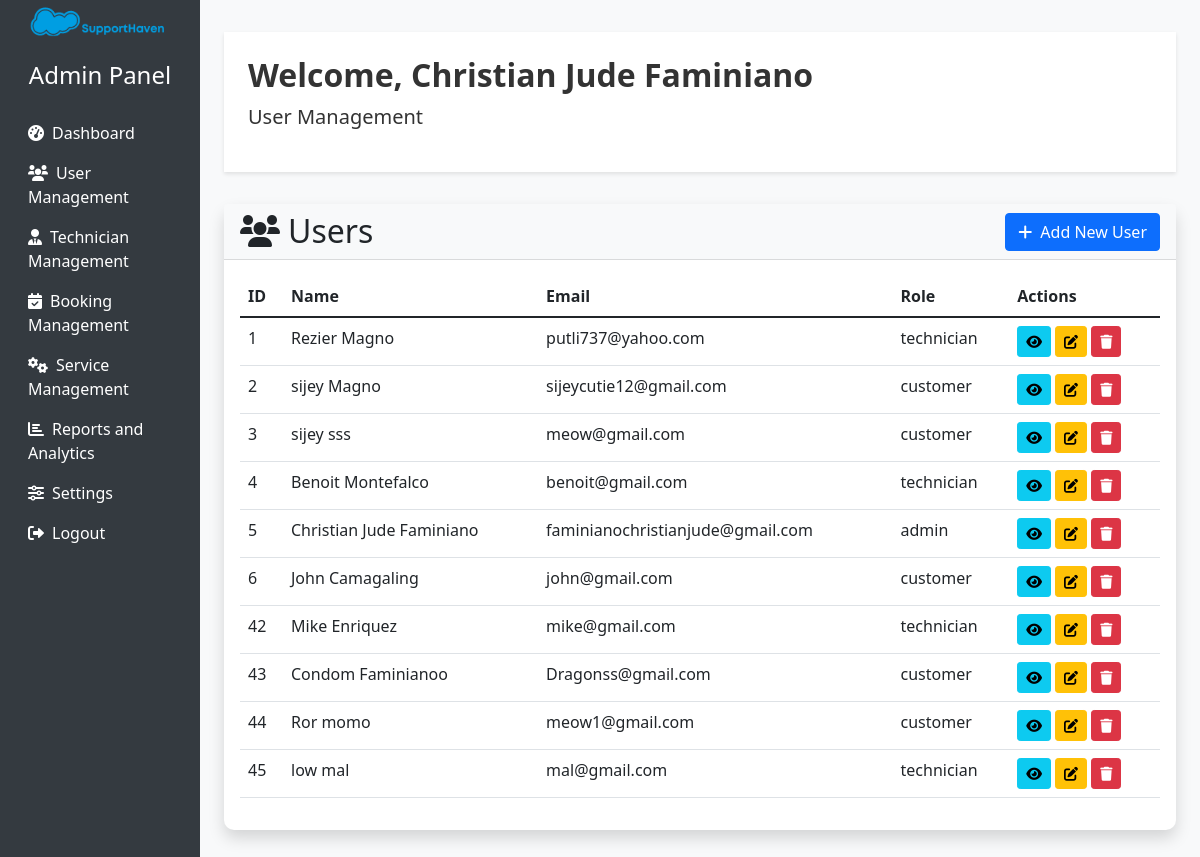
/admin/users.php (signed in), run on the app's committed database.
### tables this page shows
CREATE TABLE `users` (
  `id` int(11) NOT NULL,
  `firstname` varchar(50) NOT NULL,
  `lastname` varchar(50) NOT NULL,
  `email` varchar(100) NOT NULL,
  `password` varchar(255) NOT NULL,
  `created_at` timestamp NOT NULL DEFAULT current_timestamp(),
  `user_role_id` int(11) NOT NULL,
  `auth_provider` enum('local','google','facebook') DEFAULT 'local',
  `oauth_id` varchar(255) DEFAULT NULL,
  `avatar` VARCHAR(255) DEFAULT NULL
);

CREATE TABLE `user_roles` (
  `id` int(11) NOT NULL,
  `role_name` varchar(50) NOT NULL
);

### admin/users.php (the view, shortened to what this page needs)
<?php
$database = new Connection();
$db = $database->getConnection();
$action = $_GET['action'] ?? 'list';
switch ($action) {
    default:
        $search = isset($_GET['search']) ? $_GET['search'] : '';
        $page = isset($_GET['page']) ? (int)$_GET['page'] : 1;
        $perPage = 10;
        $query = "SELECT u.id, u.firstName, u.lastName, u.email, u.user_role_id, ur.role_name
                  FROM users u
                  LEFT JOIN user_roles ur ON u.user_role_id = ur.id
                  WHERE u.firstName LIKE :search OR u.lastName LIKE :search OR u.email LIKE :search";
        $offset = ($page - 1) * $perPage;
        $query .= " LIMIT :offset, :perPage";
        $stmt = $db->prepare($query);
        $stmt->bindValue(':search', "%$search%", PDO::PARAM_STR);
        $stmt->bindValue(':offset', $offset, PDO::PARAM_INT);
        $stmt->bindValue(':perPage', $perPage, PDO::PARAM_INT);
        $stmt->execute();
        $users = $stmt->fetchAll(PDO::FETCH_ASSOC);
        break;
}
$adminName = '';
if (isset($_SESSION['user_id'])) {
    $query = "SELECT firstName, lastName FROM users WHERE id = :user_id";
    $stmt = $db->prepare($query);
    $stmt->bindParam(':user_id', $_SESSION['user_id']);
    $stmt->execute();
    $result = $stmt->fetch(PDO::FETCH_ASSOC);
    if ($result) {
        $adminName = htmlspecialchars($result['firstName'] . ' ' . $result['lastName']);
    }
}
?>
<!DOCTYPE html>
<html lang="en">
<head>
    <link href="https://cdn.jsdelivr.net/npm/bootstrap@5.1.3/dist/css/bootstrap.min.css" rel="stylesheet">
    <link href="https://cdnjs.cloudflare.com/ajax/libs/font-awesome/6.0.0-beta3/css/all.min.css" rel="stylesheet">
</head>
<body>
    <div class="container-fluid">
        <div class="row">
            <nav class="col-md-3 col-lg-2 d-md-block sidebar">
                <div class="position-sticky">
                    <div class="text-center mb-4">
                        <img src="../images/logo.png" alt="SupportHaven Logo" class="admin-logo mb-3">
                        <h4>Admin Panel</h4>
                    </div>
                    <ul class="nav flex-column">
                        <li class="nav-item">
                            <a class="nav-link" href="admin.php"><i class="fas fa-tachometer-alt me-2"></i>Dashboard</a>
                        </li>
                        <li class="nav-item">
                            <a class="nav-link active" href="users.php"><i class="fas fa-users me-2"></i>User Management</a>
                        </li>
                        <li class="nav-item">
                            <a class="nav-link" href="technician-management.php"><i class="fas fa-user-tie me-2"></i>Technician Management</a>
                        </li>
                        <li class="nav-item">
                            <a class="nav-link" href="booking-management.php"><i class="fas fa-calendar-check me-2"></i>Booking Management</a>
                        </li>
                        <li class="nav-item">
                            <a class="nav-link" href="service-management.php"><i class="fas fa-cogs me-2"></i>Service Management</a>
                        </li>
                        <li class="nav-item">
                            <a class="nav-link" href="analytics.php"><i class="fas fa-chart-bar me-2"></i>Reports and Analytics</a>
                        </li>
                        <li class="nav-item">
                            <a class="nav-link" href="settings.php"><i class="fas fa-sliders-h me-2"></i>Settings</a>
                        </li>
                        <li class="nav-item">
                            <a class="nav-link" href="../logout.php"><i class="fas fa-sign-out-alt me-2"></i>Logout</a>
                        </li>
                    </ul>
                </div>
            </nav>
            <main role="main" class="col-md-9 ml-sm-auto col-lg-10 px-md-4 main-content">
                <div class="admin-header p-4">
                    <h2 class="display-9 fw-bold">Welcome, <?php echo $adminName ? $adminName : 'Admin'; ?></h2>
                    <p class="lead">User Management</p>
                </div>
                <?php if ($action === 'list'): ?>
                    <div class="card mb-4">
                        <div class="card-header bg-light d-flex justify-content-between align-items-center">
                            <h2 class="mb-0"><i class="fas fa-users me-2"></i>Users</h2>
                            <a href="?action=add" class="btn btn-primary"><i class="fas fa-plus me-2"></i>Add New User</a>
                        </div>
                        <div class="card-body">
                            <div class="table-responsive">
                                <table class="table table-hover">
                                    <thead>
                                        <tr>
                                            <th>ID</th>
                                            <th>Name</th>
                                            <th>Email</th>
                                            <th>Role</th>
                                            <th>Actions</th>
                                        </tr>
                                    </thead>
                                    <tbody>
                                        <?php foreach ($users as $user): ?>
                                        <tr>
                                            <td><?php echo htmlspecialchars($user['id']); ?></td>
                                            <td><?php echo htmlspecialchars($user['firstName']) . ' ' . htmlspecialchars($user['lastName']); ?></td>
                                            <td><?php echo htmlspecialchars($user['email']); ?></td>
                                            <td><?php echo htmlspecialchars($user['role_name']); ?></td>
                                            <td>
                                                <a href="?action=view&id=<?php echo $user['id']; ?>" class="btn btn-sm btn-info"><i class="fas fa-eye"></i></a>
                                                <a href="?action=edit&id=<?php echo $user['id']; ?>" class="btn btn-sm btn-warning"><i class="fas fa-edit"></i></a>
                                                <a href="?action=delete&id=<?php echo $user['id']; ?>" class="btn btn-sm btn-danger" onclick="return confirm('Are you sure you want to delete this user?');"><i class="fas fa-trash"></i></a>
                                            </td>
                                        </tr>
                                        <?php endforeach; ?>
                                    </tbody>
                                </table>
                            </div>
                        </div>
                    </div>
                <?php endif; ?>
            </main>
        </div>
    </div>
</body>
</html>

### admin/users.php (style rules this page uses)
body { font-family: 'Segoe UI', Tahoma, Geneva, Verdana, sans-serif; background-color: #f8f9fa; }
.sidebar { background-color: #343a40; min-height: 100vh; color: #fff; }
.sidebar .nav-link { color: #fff; transition: all 0.3s; }
.main-content { padding: 2rem; }
.card { border: none; border-radius: 10px; box-shadow: 0 0.5rem 1rem rgba(0, 0, 0, 0.15); transition: all 0.3s; }
.table { background-color: #fff; border-radius: 10px; }
.admin-header { background-color: #ffffff; color: #333; padding: 1rem 0; margin-bottom: 2rem; box-shadow: 0 2px 4px rgba(0,0,0,0.1); }
.admin-logo { max-width: 150px; height: auto; }

### data on the page
users: adminName "Christian Jude Faminiano", id "5", firstname "Christian Jude", lastname "Faminiano", email "faminianochristianjude@gmail.com", user_role.role_name "admin"
users: id "1", firstname "Rezier", lastname "Magno", email "putli737@yahoo.com", user_role.role_name "technician"
users: id "2", firstname "sijey", lastname "Magno", email "sijeycutie12@gmail.com", user_role.role_name "customer"
users: id "3", firstname "sijey", lastname "sss", email "meow@gmail.com", user_role.role_name "customer"
users: id "4", firstname "Benoit", lastname "Montefalco", email "benoit@gmail.com", user_role.role_name "technician"
users: id "6", firstname "John", lastname "Camagaling", email "john@gmail.com", user_role.role_name "customer"
users: id "42", firstname "Mike", lastname "Enriquez", email "mike@gmail.com", user_role.role_name "technician"
users: id "43", firstname "Condom", lastname "Faminianoo", email "Dragonss@gmail.com", user_role.role_name "customer"
users: id "44", firstname "Ror", lastname "momo", email "meow1@gmail.com", user_role.role_name "customer"
users: id "45", firstname "low", lastname "mal", email "mal@gmail.com", user_role.role_name "technician"
